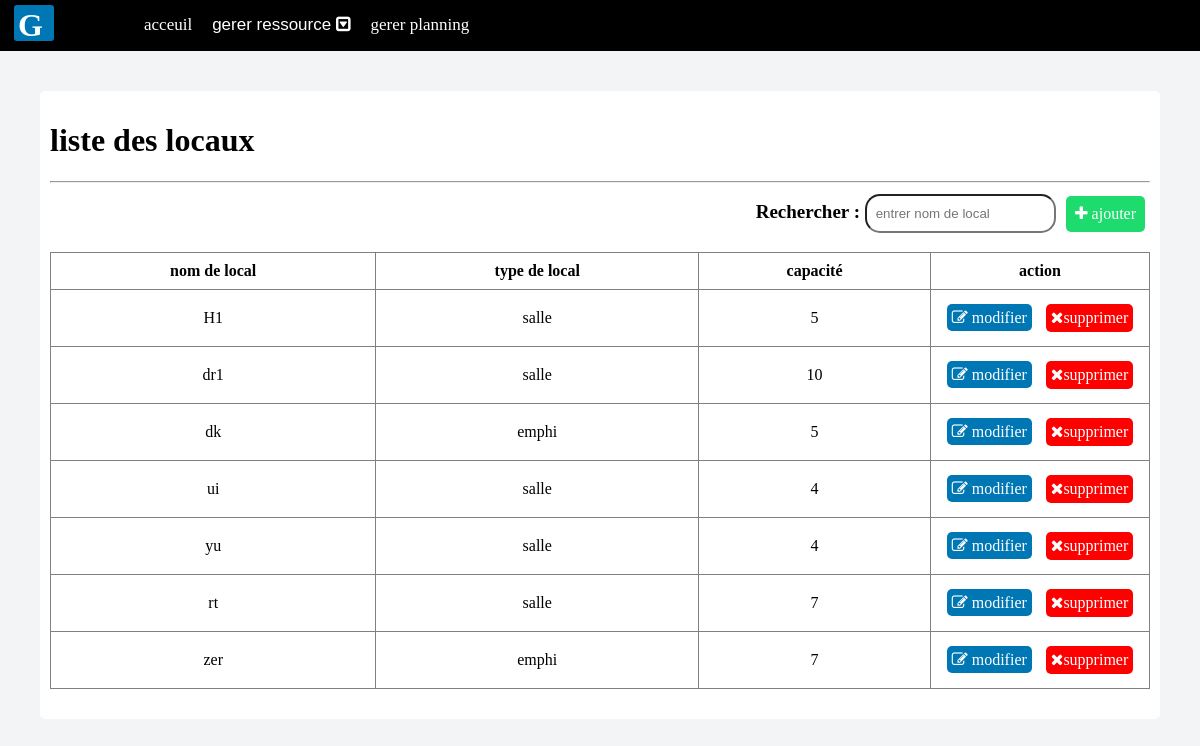
Page /crud3s.php on the earlier database version.
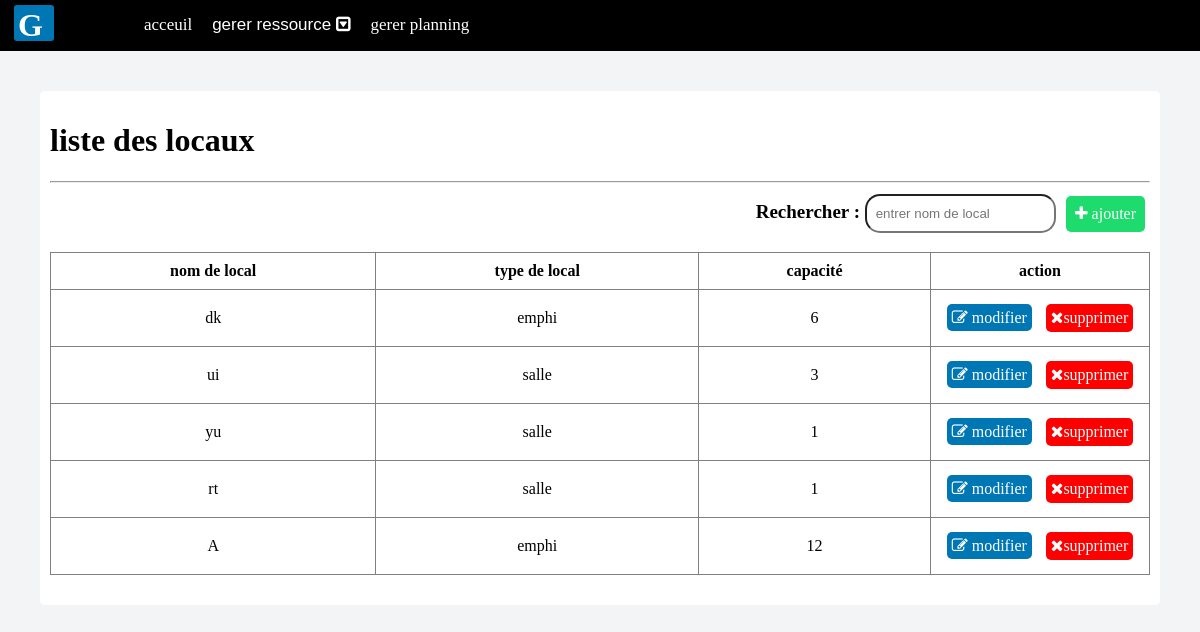
Same page on the later database version.
### tables this page shows
CREATE TABLE `locaux` (
  `id_l` int(11) NOT NULL,
  `nom_l` varchar(45) NOT NULL,
  `type_l` enum('salle','emphi') NOT NULL,
  `capacité` int(11) NOT NULL
);

### crud3s.php (the view, shortened to what this page needs)
<!DOCTYPE html>
<html>
<head>
	<link rel="stylesheet" type="text/css" href="pA.css">
	<link rel="stylesheet" href="https://maxcdn.bootstrapcdn.com/font-awesome/4.7.0/css/font-awesome.min.css">
</head>
<body>
	<div class="hi">
 <?php require_once 'dash.php'; ?>
		<div class="fp">
	<div class="io">
<h1> liste des locaux</h1>
<hr>
 <div class="df">
	 	<label> Rechercher : </label>
	 	 <input type="text" id="myInput" onkeyup="myFunction()" placeholder=" entrer nom de local ">
	   <a id="rsw" href="ajouter_l.php"><i class="fa fa-plus"></i> ajouter</a>
	 </div>
<table border="1" id="myTable">
	<tr>
		<th>nom de local</th>
<th>type de local</th>
		<th>capacité</th>
<th id="at">action</th>
	</tr>
	 <?php
  require_once 'model.php';
  $q=$bd->query("select * from locaux");
  while ($t=$q->fetch()){
  ?>
  <tr>
		<td><?php echo $t['nom_l'];?></td>
		<td><?php echo $t['type_l'];?></td>
			<td><?php echo $t['capacité'];?></td>
<td ><a id="ml" href="modifier_l.php?id=<?php echo $t['id_l'];?>&n=<?php echo $t['nom_l'];?>&c=<?php echo $t['capacité'];?>&t=<?php echo $t['type_l'];?>"><i class="fa fa-edit"></i> modifier</a>
	<button id="s" type="button" onclick="delete_r('delete_l.php?id=',<?php echo $t['id_l'];?> )"><i class="fa fa-times"></i>supprimer</button></td>
		<?php }
  ?></tr>
</div>
</div>
</div>
</body>
</html>

Differences in the rows shown:
removed locaux: nom_l "H1", type_l "salle", capacité "5"
removed locaux: nom_l "dr1", type_l "salle", capacité "10"
removed locaux: nom_l "zer", type_l "emphi", capacité "7"
changed locaux "dk": capacité "5" → "6"
changed locaux "ui": capacité "4" → "3"
changed locaux "yu": capacité "4" → "1"
changed locaux "rt": capacité "7" → "1"
added locaux: nom_l "A", type_l "emphi", capacité "12"
